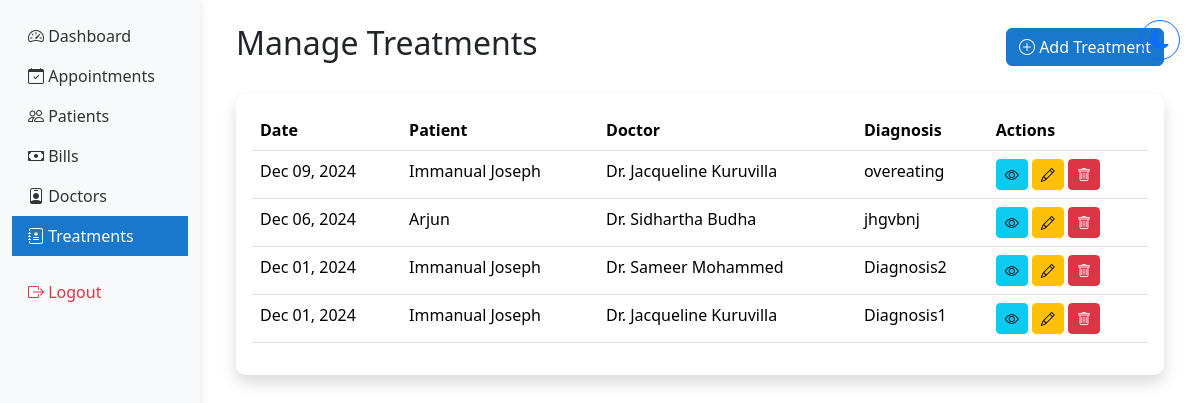
Before: /staff/treatments/ (signed in) with the older database file.
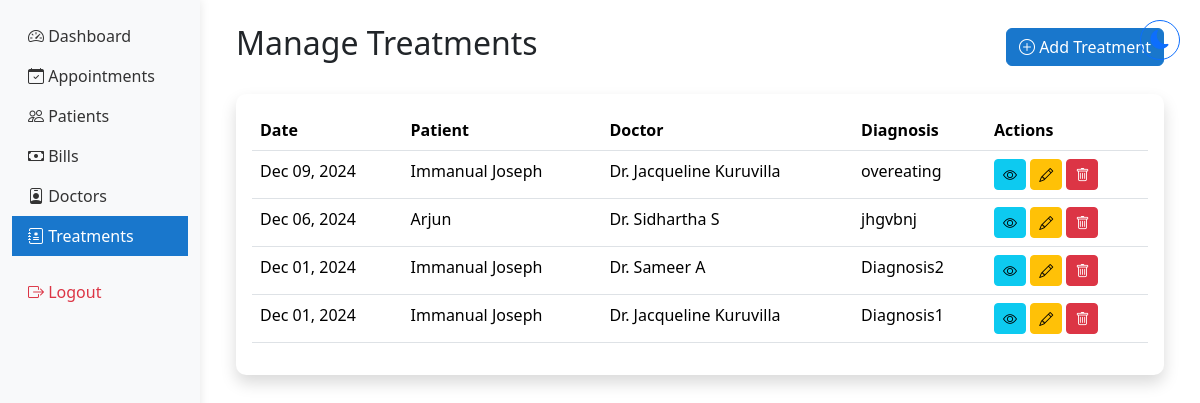
After: the same page with the newer database file.
### hmsapp/models.py (models this page shows, shortened)
class Treatment(models.Model):
    patient = models.ForeignKey(Patient, on_delete=models.CASCADE, related_name='treatments')
    doctor = models.ForeignKey(DoctorProfile, on_delete=models.CASCADE, related_name='treatments')
    appointment = models.OneToOneField(Appointment, on_delete=models.CASCADE, null=True, blank=True)
    chief_complaint = models.TextField()
    examination_findings = models.TextField()
    drug_history = models.TextField(blank=True)
    diagnosis = models.TextField()
    prescription = models.TextField()
    notes = models.TextField(blank=True)
    created_at = models.DateTimeField(auto_now_add=True)
    updated_at = models.DateTimeField(auto_now=True)
    class Meta:
        ordering = ['-created_at']

class DoctorProfile(models.Model):
    user = models.OneToOneField(User, on_delete=models.CASCADE)
    specialty = models.ForeignKey('Specialty', on_delete=models.SET_NULL, null=True)
    license_number = models.CharField(max_length=50, unique=True)
    phone_number = models.CharField(max_length=15, validators=[phone_regex])
    address = models.TextField(blank=True)
    doctor_id = models.CharField(max_length=6, unique=True, blank=True)
    profile_picture = models.ImageField(
        upload_to='doctors/profile_pics/',
        null=True,
        blank=True,
        validators=[FileExtensionValidator(['jpg', 'jpeg', 'png'])]
    )
    google_calendar_enabled = models.BooleanField(default=False)
    google_calendar_credentials = models.JSONField(null=True, blank=True)
    created_at = models.DateTimeField(auto_now_add=True)
    updated_at = models.DateTimeField(auto_now=True)

class Patient(models.Model):
    BLOOD_GROUPS = [
        ('A+', 'A+'), ('A-', 'A-'),
        ('B+', 'B+'), ('B-', 'B-'),
        ('O+', 'O+'), ('O-', 'O-'),
        ('AB+', 'AB+'), ('AB-', 'AB-'),
    ]
    GENDER_CHOICES = [
        ('MALE', 'Male'),
        ('FEMALE', 'Female'),
        ('OTHER', 'Other'),
    ]
    user = models.OneToOneField(User, on_delete=models.CASCADE)  # Changed to OneToOneField
    patient_name = models.CharField(max_length=100)  # Removed blank=True
    date_of_birth = models.DateField()
    blood_group = models.CharField(max_length=5, choices=BLOOD_GROUPS)  # Added choices
    gender = models.CharField(max_length=10, choices=GENDER_CHOICES)  # Added choices
    nationality = models.CharField(max_length=50)
    referred_by = models.CharField(max_length=100, blank=True)
    phone_number = models.CharField(max_length=15, validators=[phone_regex])
    address = models.TextField(blank=True)
    emergency_contact_name = models.CharField(max_length=100)
    emergency_contact_phone = models.CharField(max_length=15, validators=[phone_regex])
    medical_history = models.TextField(blank=True)
    drug_allergies = models.TextField(blank=True)
    food_allergies = models.TextField(blank=True)
    created_at = models.DateTimeField(auto_now_add=True)
    updated_at = models.DateTimeField(auto_now=True)
    patient_id = models.CharField(max_length=9, unique=True, blank=True)
    profile_picture = models.ImageField(
        upload_to='patients/profile_pics/',
        null=True,
        blank=True,
        validators=[FileExtensionValidator(['jpg', 'jpeg', 'png'])]
    )

### hmsapp/views.py (the view)
# urls.py: path('staff/treatments/', views.manage_treatments, name='manage_treatments'),
@login_required
@user_passes_test(lambda u: u.groups.filter(name__in=['Staff', 'Administrators', 'Doctors']).exists())
def manage_treatments(request):
    treatments = Treatment.objects.all().order_by('-created_at')
    context = {
        'treatments': treatments,
        'doctors': DoctorProfile.objects.all(),
        'patients': Patient.objects.all()
    }
    return render(request, 'shared/manage_treatments.html', context)

### hmsapp/context_processors.py (called while the page is built)
def base_template(request):
    if request.user.is_authenticated:
        if request.user.groups.filter(name='Doctors').exists():
            base_template = 'doctor/base_doctor.html'
        elif request.user.groups.filter(name='Administrators').exists():
            base_template = 'hosp_admin/base_admin.html'
        else:
            base_template = 'staff/base_staff.html'
    else:
        base_template = 'staff/base_staff.html'
    return {'base_template': base_template}

### hmsapp/templates/shared/manage_treatments.html (shortened to what this page needs)
{% extends base_template %}
{% block content %}
<div class="container-fluid py-4">
    <div class="d-flex justify-content-between align-items-center mb-4">
        <h1 class="h2">Manage Treatments</h1>
        <a href="{% url 'add_treatment' %}" class="btn btn-primary">
            <i class="bi bi-plus-circle"></i> Add Treatment
        </a>
    </div>
    <div class="card shadow">
        <div class="card-body">
            <div class="table-responsive">
                <table class="table table-hover">
                    <thead>
                        <tr>
                            <th>Date</th>
                            <th>Patient</th>
                            <th>Doctor</th>
                            <th>Diagnosis</th>
                            <th>Actions</th>
                        </tr>
                    </thead>
                    <tbody>
                        {% for treatment in treatments %}
                        <tr>
                            <td>{{ treatment.created_at|date:"M d, Y" }}</td>
                            <td>{{ treatment.patient.patient_name }}</td>
                            <td>Dr. {{ treatment.doctor.user.get_full_name }}</td>
                            <td>{{ treatment.diagnosis|truncatechars:50 }}</td>
                            <td>
                                <a href="{% url 'view_treatment' treatment.id %}" class="btn btn-sm btn-info">
                                    <i class="bi bi-eye"></i>
                                </a>
                                <a href="{% url 'edit_treatment' treatment.id %}" class="btn btn-sm btn-warning">
                                    <i class="bi bi-pencil"></i>
                                </a>
                                <button type="button" class="btn btn-sm btn-danger" data-bs-toggle="modal" data-bs-target="#deleteTreatment{{ treatment.id }}">
                                    <i class="bi bi-trash"></i>
                                </button>
                            </td>
                        </tr>
                        {% empty %}
                        <tr>
                            <td colspan="5" class="text-center">No treatments found.</td>
                        </tr>
                        {% endfor %}
                    </tbody>
                </table>
            </div>
        </div>
    </div>
</div>
{% endblock %}

Changed rows visible on the page:
changed through a linked row, Treatment "jhgvbnj": doctor.user.get_full_name "Sidhartha Budha" → "Sidhartha S"
changed through a linked row, Treatment "Diagnosis2": doctor.user.get_full_name "Sameer Mohammed" → "Sameer A"
